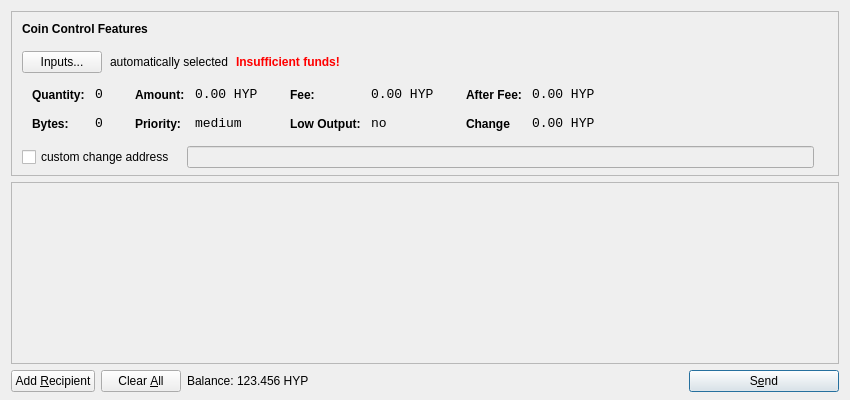
<?xml version="1.0" encoding="UTF-8"?>
<ui version="4.0">
 <class>SendCoinsDialog</class>
 <widget class="QDialog" name="SendCoinsDialog">
  <property name="geometry">
   <rect>
    <x>0</x>
    <y>0</y>
    <width>850</width>
    <height>400</height>
   </rect>
  </property>
  <property name="windowTitle">
   <string>Send Coins</string>
  </property>
  <layout class="QVBoxLayout" name="verticalLayout" stretch="0,1,0">
   <property name="bottomMargin">
    <number>8</number>
   </property>
   <item>
    <widget class="QFrame" name="frameCoinControl">
     <property name="sizePolicy">
      <sizepolicy hsizetype="Expanding" vsizetype="Expanding">
       <horstretch>0</horstretch>
       <verstretch>0</verstretch>
      </sizepolicy>
     </property>
     <property name="maximumSize">
      <size>
       <width>16777215</width>
       <height>16777215</height>
      </size>
     </property>
     <property name="frameShape">
      <enum>QFrame::StyledPanel</enum>
     </property>
     <property name="frameShadow">
      <enum>QFrame::Sunken</enum>
     </property>
     <layout class="QVBoxLayout" name="verticalLayoutCoinControl2">
      <property name="spacing">
       <number>6</number>
      </property>
      <property name="leftMargin">
       <number>0</number>
      </property>
      <property name="topMargin">
       <number>0</number>
      </property>
      <property name="rightMargin">
       <number>0</number>
      </property>
      <property name="bottomMargin">
       <number>6</number>
      </property>
      <item>
       <layout class="QVBoxLayout" name="verticalLayoutCoinControl" stretch="0,0,0,0,1">
        <property name="spacing">
         <number>0</number>
        </property>
        <property name="leftMargin">
         <number>10</number>
        </property>
        <property name="topMargin">
         <number>10</number>
        </property>
        <item>
         <layout class="QHBoxLayout" name="horizontalLayoutCoinControl1">
          <property name="bottomMargin">
           <number>15</number>
          </property>
          <item>
           <widget class="QLabel" name="labelCoinControlFeatures">
            <property name="sizePolicy">
             <sizepolicy hsizetype="Preferred" vsizetype="Maximum">
              <horstretch>0</horstretch>
              <verstretch>0</verstretch>
             </sizepolicy>
            </property>
            <property name="font">
             <font>
              <weight>75</weight>
              <bold>true</bold>
             </font>
            </property>
            <property name="styleSheet">
             <string notr="true">font-weight:bold;</string>
            </property>
            <property name="text">
             <string>Coin Control Features</string>
            </property>
           </widget>
          </item>
         </layout>
        </item>
        <item>
         <layout class="QHBoxLayout" name="horizontalLayoutCoinControl2" stretch="0,0,0,0">
          <property name="spacing">
           <number>8</number>
          </property>
          <property name="bottomMargin">
           <number>10</number>
          </property>
          <item>
           <widget class="QPushButton" name="pushButtonCoinControl">
            <property name="styleSheet">
             <string notr="true"/>
            </property>
            <property name="text">
             <string>Inputs...</string>
            </property>
           </widget>
          </item>
          <item>
           <widget class="QLabel" name="labelCoinControlAutomaticallySelected">
            <property name="text">
             <string>automatically selected</string>
            </property>
            <property name="margin">
             <number>5</number>
            </property>
           </widget>
          </item>
          <item>
           <widget class="QLabel" name="labelCoinControlInsuffFunds">
            <property name="font">
             <font>
              <weight>75</weight>
              <bold>true</bold>
             </font>
            </property>
            <property name="styleSheet">
             <string notr="true">color:red;font-weight:bold;</string>
            </property>
            <property name="text">
             <string>Insufficient funds!</string>
            </property>
            <property name="margin">
             <number>5</number>
            </property>
           </widget>
          </item>
          <item>
           <spacer name="horizontalSpacerCoinControl">
            <property name="orientation">
             <enum>Qt::Horizontal</enum>
            </property>
            <property name="sizeHint" stdset="0">
             <size>
              <width>40</width>
              <height>1</height>
             </size>
            </property>
           </spacer>
          </item>
         </layout>
        </item>
        <item>
         <widget class="QWidget" name="widgetCoinControl" native="true">
          <property name="sizePolicy">
           <sizepolicy hsizetype="Preferred" vsizetype="Preferred">
            <horstretch>0</horstretch>
            <verstretch>0</verstretch>
           </sizepolicy>
          </property>
          <property name="minimumSize">
           <size>
            <width>0</width>
            <height>0</height>
           </size>
          </property>
          <property name="styleSheet">
           <string notr="true"/>
          </property>
          <layout class="QHBoxLayout" name="horizontalLayoutCoinControl5">
           <property name="leftMargin">
            <number>0</number>
           </property>
           <property name="topMargin">
            <number>0</number>
           </property>
           <property name="rightMargin">
            <number>0</number>
           </property>
           <property name="bottomMargin">
            <number>0</number>
           </property>
           <item>
            <layout class="QHBoxLayout" name="horizontalLayoutCoinControl3" stretch="0,0,0,1">
             <property name="spacing">
              <number>20</number>
             </property>
             <property name="topMargin">
              <number>0</number>
             </property>
             <property name="bottomMargin">
              <number>10</number>
             </property>
             <item>
              <layout class="QFormLayout" name="formLayoutCoinControl1">
               <property name="horizontalSpacing">
                <number>10</number>
               </property>
               <property name="verticalSpacing">
                <number>14</number>
               </property>
               <property name="leftMargin">
                <number>10</number>
               </property>
               <property name="topMargin">
                <number>4</number>
               </property>
               <property name="rightMargin">
                <number>6</number>
               </property>
               <item row="0" column="0">
                <widget class="QLabel" name="labelCoinControlQuantityText">
                 <property name="styleSheet">
                  <string notr="true">font-weight:bold;</string>
                 </property>
                 <property name="text">
                  <string>Quantity:</string>
                 </property>
                 <property name="margin">
                  <number>0</number>
                 </property>
                </widget>
               </item>
               <item row="0" column="1">
                <widget class="QLabel" name="labelCoinControlQuantity">
                 <property name="font">
                  <font>
                   <family>Monospace</family>
                   <pointsize>10</pointsize>
                  </font>
                 </property>
                 <property name="cursor">
                  <cursorShape>IBeamCursor</cursorShape>
                 </property>
                 <property name="contextMenuPolicy">
                  <enum>Qt::ActionsContextMenu</enum>
                 </property>
                 <property name="text">
                  <string>0</string>
                 </property>
                 <property name="margin">
                  <number>0</number>
                 </property>
                 <property name="textInteractionFlags">
                  <set>Qt::LinksAccessibleByMouse|Qt::TextSelectableByKeyboard|Qt::TextSelectableByMouse</set>
                 </property>
                </widget>
               </item>
               <item row="1" column="0">
                <widget class="QLabel" name="labelCoinControlBytesText">
                 <property name="styleSheet">
                  <string notr="true">font-weight:bold;</string>
                 </property>
                 <property name="text">
                  <string>Bytes:</string>
                 </property>
                </widget>
               </item>
               <item row="1" column="1">
                <widget class="QLabel" name="labelCoinControlBytes">
                 <property name="font">
                  <font>
                   <family>Monospace</family>
                   <pointsize>10</pointsize>
                  </font>
                 </property>
                 <property name="cursor">
                  <cursorShape>IBeamCursor</cursorShape>
                 </property>
                 <property name="contextMenuPolicy">
                  <enum>Qt::ActionsContextMenu</enum>
                 </property>
                 <property name="text">
                  <string>0</string>
                 </property>
                 <property name="textInteractionFlags">
                  <set>Qt::LinksAccessibleByMouse|Qt::TextSelectableByKeyboard|Qt::TextSelectableByMouse</set>
                 </property>
                </widget>
               </item>
              </layout>
             </item>
             <item>
              <layout class="QFormLayout" name="formLayoutCoinControl2">
               <property name="horizontalSpacing">
                <number>10</number>
               </property>
               <property name="verticalSpacing">
                <number>14</number>
               </property>
               <property name="leftMargin">
                <number>6</number>
               </property>
               <property name="topMargin">
                <number>4</number>
               </property>
               <property name="rightMargin">
                <number>6</number>
               </property>
               <item row="0" column="0">
                <widget class="QLabel" name="labelCoinControlAmountText">
                 <property name="styleSheet">
                  <string notr="true">font-weight:bold;</string>
                 </property>
                 <property name="text">
                  <string>Amount:</string>
                 </property>
                 <property name="margin">
                  <number>0</number>
                 </property>
                </widget>
               </item>
               <item row="0" column="1">
                <widget class="QLabel" name="labelCoinControlAmount">
                 <property name="font">
                  <font>
                   <family>Monospace</family>
                   <pointsize>10</pointsize>
                  </font>
                 </property>
                 <property name="cursor">
                  <cursorShape>IBeamCursor</cursorShape>
                 </property>
                 <property name="contextMenuPolicy">
                  <enum>Qt::ActionsContextMenu</enum>
                 </property>
                 <property name="text">
                  <string>0.00 HYP</string>
                 </property>
                 <property name="textInteractionFlags">
                  <set>Qt::LinksAccessibleByMouse|Qt::TextSelectableByKeyboard|Qt::TextSelectableByMouse</set>
                 </property>
                </widget>
               </item>
               <item row="1" column="0">
                <widget class="QLabel" name="labelCoinControlPriorityText">
                 <property name="styleSheet">
                  <string notr="true">font-weight:bold;</string>
                 </property>
                 <property name="text">
                  <string>Priority:</string>
                 </property>
                </widget>
               </item>
               <item row="1" column="1">
                <widget class="QLabel" name="labelCoinControlPriority">
                 <property name="font">
                  <font>
                   <family>Monospace</family>
                   <pointsize>10</pointsize>
                  </font>
                 </property>
                 <property name="cursor">
                  <cursorShape>IBeamCursor</cursorShape>
                 </property>
                 <property name="contextMenuPolicy">
                  <enum>Qt::ActionsContextMenu</enum>
                 </property>
                 <property name="text">
                  <string>medium</string>
                 </property>
                 <property name="textInteractionFlags">
                  <set>Qt::LinksAccessibleByMouse|Qt::TextSelectableByKeyboard|Qt::TextSelectableByMouse</set>
                 </property>
                </widget>
               </item>
              </layout>
             </item>
             <item>
              <layout class="QFormLayout" name="formLayoutCoinControl3">
               <property name="horizontalSpacing">
                <number>10</number>
               </property>
               <property name="verticalSpacing">
                <number>14</number>
               </property>
               <property name="leftMargin">
                <number>6</number>
               </property>
               <property name="topMargin">
                <number>4</number>
               </property>
               <property name="rightMargin">
                <number>6</number>
               </property>
               <item row="0" column="0">
                <widget class="QLabel" name="labelCoinControlFeeText">
                 <property name="styleSheet">
                  <string notr="true">font-weight:bold;</string>
                 </property>
                 <property name="text">
                  <string>Fee:</string>
                 </property>
                 <property name="margin">
                  <number>0</number>
                 </property>
                </widget>
               </item>
               <item row="0" column="1">
                <widget class="QLabel" name="labelCoinControlFee">
                 <property name="font">
                  <font>
                   <family>Monospace</family>
                   <pointsize>10</pointsize>
                  </font>
                 </property>
                 <property name="cursor">
                  <cursorShape>IBeamCursor</cursorShape>
                 </property>
                 <property name="contextMenuPolicy">
                  <enum>Qt::ActionsContextMenu</enum>
                 </property>
                 <property name="text">
                  <string>0.00 HYP</string>
                 </property>
                 <property name="textInteractionFlags">
                  <set>Qt::LinksAccessibleByMouse|Qt::TextSelectableByKeyboard|Qt::TextSelectableByMouse</set>
                 </property>
                </widget>
               </item>
               <item row="1" column="0">
                <widget class="QLabel" name="labelCoinControlLowOutputText">
                 <property name="styleSheet">
                  <string notr="true">font-weight:bold;</string>
                 </property>
                 <property name="text">
                  <string>Low Output:</string>
                 </property>
                </widget>
               </item>
               <item row="1" column="1">
                <widget class="QLabel" name="labelCoinControlLowOutput">
                 <property name="font">
                  <font>
                   <family>Monospace</family>
                   <pointsize>10</pointsize>
                  </font>
                 </property>
                 <property name="cursor">
                  <cursorShape>IBeamCursor</cursorShape>
                 </property>
                 <property name="contextMenuPolicy">
                  <enum>Qt::ActionsContextMenu</enum>
                 </property>
                 <property name="text">
                  <string>no</string>
                 </property>
                 <property name="textInteractionFlags">
                  <set>Qt::LinksAccessibleByMouse|Qt::TextSelectableByKeyboard|Qt::TextSelectableByMouse</set>
                 </property>
                </widget>
               </item>
              </layout>
             </item>
             <item>
              <layout class="QFormLayout" name="formLayoutCoinControl4">
               <property name="horizontalSpacing">
                <number>10</number>
               </property>
               <property name="verticalSpacing">
                <number>14</number>
               </property>
               <property name="leftMargin">
                <number>6</number>
               </property>
               <property name="topMargin">
                <number>4</number>
               </property>
               <property name="rightMargin">
                <number>6</number>
               </property>
               <item row="0" column="0">
                <widget class="QLabel" name="labelCoinControlAfterFeeText">
                 <property name="styleSheet">
                  <string notr="true">font-weight:bold;</string>
                 </property>
                 <property name="text">
                  <string>After Fee:</string>
                 </property>
                 <property name="margin">
                  <number>0</number>
                 </property>
                </widget>
               </item>
               <item row="0" column="1">
                <widget class="QLabel" name="labelCoinControlAfterFee">
                 <property name="font">
                  <font>
                   <family>Monospace</family>
                   <pointsize>10</pointsize>
                  </font>
                 </property>
                 <property name="cursor">
                  <cursorShape>IBeamCursor</cursorShape>
                 </property>
                 <property name="contextMenuPolicy">
                  <enum>Qt::ActionsContextMenu</enum>
                 </property>
                 <property name="text">
                  <string>0.00 HYP</string>
                 </property>
                 <property name="textInteractionFlags">
                  <set>Qt::LinksAccessibleByMouse|Qt::TextSelectableByKeyboard|Qt::TextSelectableByMouse</set>
                 </property>
                </widget>
               </item>
               <item row="1" column="0">
                <widget class="QLabel" name="labelCoinControlChangeText">
                 <property name="styleSheet">
                  <string notr="true">font-weight:bold;</string>
                 </property>
                 <property name="text">
                  <string>Change</string>
                 </property>
                </widget>
               </item>
               <item row="1" column="1">
                <widget class="QLabel" name="labelCoinControlChange">
                 <property name="font">
                  <font>
                   <family>Monospace</family>
                   <pointsize>10</pointsize>
                  </font>
                 </property>
                 <property name="cursor">
                  <cursorShape>IBeamCursor</cursorShape>
                 </property>
                 <property name="contextMenuPolicy">
                  <enum>Qt::ActionsContextMenu</enum>
                 </property>
                 <property name="text">
                  <string>0.00 HYP</string>
                 </property>
                 <property name="textInteractionFlags">
                  <set>Qt::LinksAccessibleByMouse|Qt::TextSelectableByKeyboard|Qt::TextSelectableByMouse</set>
                 </property>
                </widget>
               </item>
              </layout>
             </item>
            </layout>
           </item>
          </layout>
         </widget>
        </item>
        <item>
         <layout class="QHBoxLayout" name="horizontalLayoutCoinControl4" stretch="0,0,0">
          <property name="spacing">
           <number>12</number>
          </property>
          <property name="sizeConstraint">
           <enum>QLayout::SetDefaultConstraint</enum>
          </property>
          <property name="topMargin">
           <number>5</number>
          </property>
          <property name="rightMargin">
           <number>5</number>
          </property>
          <item>
           <widget class="QCheckBox" name="checkBoxCoinControlChange">
            <property name="text">
             <string>custom change address</string>
            </property>
           </widget>
          </item>
          <item>
           <widget class="QLineEdit" name="lineEditCoinControlChange">
            <property name="enabled">
             <bool>false</bool>
            </property>
            <property name="sizePolicy">
             <sizepolicy hsizetype="Expanding" vsizetype="Fixed">
              <horstretch>0</horstretch>
              <verstretch>0</verstretch>
             </sizepolicy>
            </property>
           </widget>
          </item>
          <item>
           <widget class="QLabel" name="labelCoinControlChangeLabel">
            <property name="sizePolicy">
             <sizepolicy hsizetype="Preferred" vsizetype="Expanding">
              <horstretch>0</horstretch>
              <verstretch>0</verstretch>
             </sizepolicy>
            </property>
            <property name="minimumSize">
             <size>
              <width>0</width>
              <height>0</height>
             </size>
            </property>
            <property name="text">
             <string/>
            </property>
            <property name="margin">
             <number>3</number>
            </property>
           </widget>
          </item>
         </layout>
        </item>
        <item>
         <spacer name="verticalSpacerCoinControl">
          <property name="orientation">
           <enum>Qt::Vertical</enum>
          </property>
          <property name="sizeHint" stdset="0">
           <size>
            <width>800</width>
            <height>1</height>
           </size>
          </property>
         </spacer>
        </item>
       </layout>
      </item>
     </layout>
    </widget>
   </item>
   <item>
    <widget class="QScrollArea" name="scrollArea">
     <property name="widgetResizable">
      <bool>true</bool>
     </property>
     <widget class="QWidget" name="scrollAreaWidgetContents">
      <property name="geometry">
       <rect>
        <x>0</x>
        <y>0</y>
        <width>828</width>
        <height>162</height>
       </rect>
      </property>
      <layout class="QVBoxLayout" name="verticalLayout_2">
       <property name="leftMargin">
        <number>0</number>
       </property>
       <property name="topMargin">
        <number>0</number>
       </property>
       <property name="rightMargin">
        <number>0</number>
       </property>
       <property name="bottomMargin">
        <number>0</number>
       </property>
       <item>
        <layout class="QVBoxLayout" name="entries">
         <property name="spacing">
          <number>6</number>
         </property>
        </layout>
       </item>
       <item>
        <spacer name="verticalSpacer">
         <property name="orientation">
          <enum>Qt::Vertical</enum>
         </property>
         <property name="sizeHint" stdset="0">
          <size>
           <width>20</width>
           <height>40</height>
          </size>
         </property>
        </spacer>
       </item>
      </layout>
     </widget>
    </widget>
   </item>
   <item>
    <layout class="QHBoxLayout" name="horizontalLayout">
     <item>
      <widget class="QPushButton" name="addButton">
       <property name="toolTip">
        <string>Send to multiple recipients at once</string>
       </property>
       <property name="text">
        <string>Add &amp;Recipient</string>
       </property>
       <property name="icon">
        <iconset resource="../bitcoin.qrc">
         <normaloff>:/icons/add</normaloff>:/icons/add</iconset>
       </property>
       <property name="autoDefault">
        <bool>false</bool>
       </property>
      </widget>
     </item>
     <item>
      <widget class="QPushButton" name="clearButton">
       <property name="sizePolicy">
        <sizepolicy hsizetype="Minimum" vsizetype="Fixed">
         <horstretch>0</horstretch>
         <verstretch>0</verstretch>
        </sizepolicy>
       </property>
       <property name="toolTip">
        <string>Remove all transaction fields</string>
       </property>
       <property name="text">
        <string>Clear &amp;All</string>
       </property>
       <property name="icon">
        <iconset resource="../bitcoin.qrc">
         <normaloff>:/icons/remove</normaloff>:/icons/remove</iconset>
       </property>
       <property name="autoRepeatDelay">
        <number>300</number>
       </property>
       <property name="autoDefault">
        <bool>false</bool>
       </property>
      </widget>
     </item>
     <item>
      <layout class="QHBoxLayout" name="horizontalLayout_2">
       <property name="spacing">
        <number>3</number>
       </property>
       <item>
        <widget class="QLabel" name="label">
         <property name="sizePolicy">
          <sizepolicy hsizetype="Preferred" vsizetype="Fixed">
           <horstretch>0</horstretch>
           <verstretch>0</verstretch>
          </sizepolicy>
         </property>
         <property name="text">
          <string>Balance:</string>
         </property>
        </widget>
       </item>
       <item>
        <widget class="QLabel" name="labelBalance">
         <property name="sizePolicy">
          <sizepolicy hsizetype="Preferred" vsizetype="Fixed">
           <horstretch>0</horstretch>
           <verstretch>0</verstretch>
          </sizepolicy>
         </property>
         <property name="cursor">
          <cursorShape>IBeamCursor</cursorShape>
         </property>
         <property name="text">
          <string>123.456 HYP</string>
         </property>
         <property name="textInteractionFlags">
          <set>Qt::LinksAccessibleByMouse|Qt::TextSelectableByKeyboard|Qt::TextSelectableByMouse</set>
         </property>
        </widget>
       </item>
      </layout>
     </item>
     <item>
      <spacer name="horizontalSpacer">
       <property name="orientation">
        <enum>Qt::Horizontal</enum>
       </property>
       <property name="sizeHint" stdset="0">
        <size>
         <width>40</width>
         <height>20</height>
        </size>
       </property>
      </spacer>
     </item>
     <item>
      <widget class="QPushButton" name="sendButton">
       <property name="minimumSize">
        <size>
         <width>150</width>
         <height>0</height>
        </size>
       </property>
       <property name="toolTip">
        <string>Confirm the send action</string>
       </property>
       <property name="text">
        <string>S&amp;end</string>
       </property>
       <property name="icon">
        <iconset resource="../bitcoin.qrc">
         <normaloff>:/icons/send</normaloff>:/icons/send</iconset>
       </property>
       <property name="default">
        <bool>true</bool>
       </property>
      </widget>
     </item>
    </layout>
   </item>
  </layout>
 </widget>
 <resources>
  <include location="../bitcoin.qrc"/>
 </resources>
 <connections/>
</ui>
